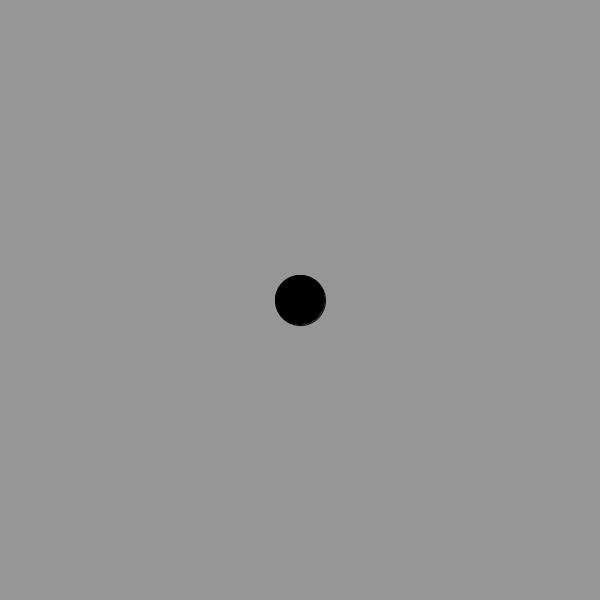
Frame 1 (no input)
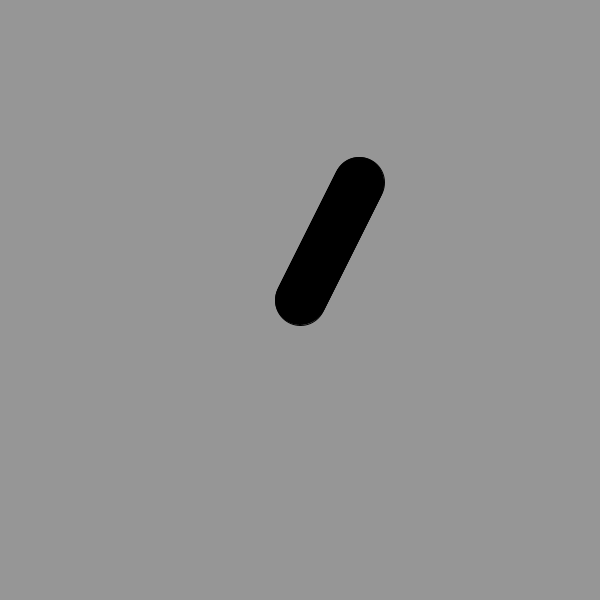
Frame 60 (the mouse pressed at the canvas centre just before this capture)
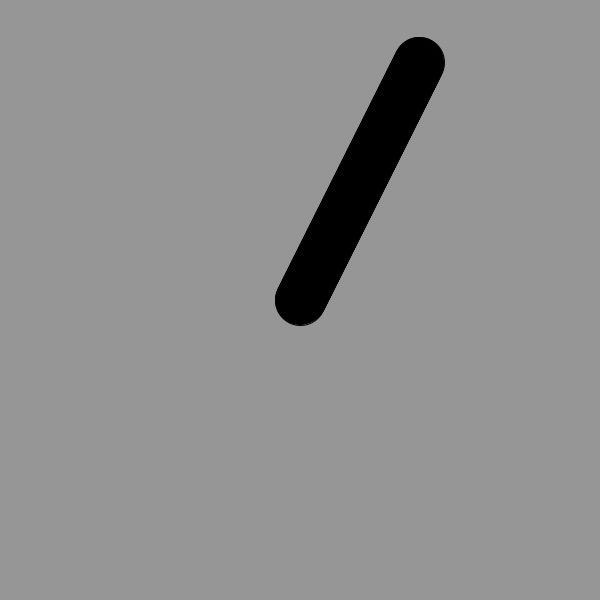
Frame 120 (the mouse held since frame 60 and released just before this capture)

The Processing sketch that drew these frames (run headless with seeded random() and noise(); from frame 60 on, the mouse is pressed at the canvas centre):

// Processing sketch: sketch_12_bounce
// ── sketch_12_bounce.pde
//Amanda Agricola
//Bouncing movement
//derived from Sam Sheffield 

float yPosition = 300;
float xPosition = 300;

float xDirection = 1;
float yDirection = -1;

float r;
float g;
float b;

float xSpeed = 1;
float ySpeed = 2;

float radius = 25;

void setup(){
  size (600, 600);
    background(150);
}

void draw(){
 // background(150);
  fill(r,g,b);
  ellipse(xPosition, yPosition, radius*2, radius*2);

  // There's a better way to do this, as we'll soon see...
  if(xPosition > width - radius){
    xDirection = -1;
     r = random(255);
     g = random(255);
     b = random(255);
  }
  if(xPosition < radius){
    xDirection = 1;
     r = random(255);
     g = random(255);
     b = random(255);
  }

  if(yPosition > height - radius){
    yDirection = -1;
     r = random(255);
     g = random(255);
     b = random(255);
  }
  if(yPosition < radius){
    yDirection = 1;
     r = random(255);
     g = random(255);
     b = random(255);
  }

  xPosition += xSpeed * xDirection;
  yPosition += ySpeed * yDirection;
}
